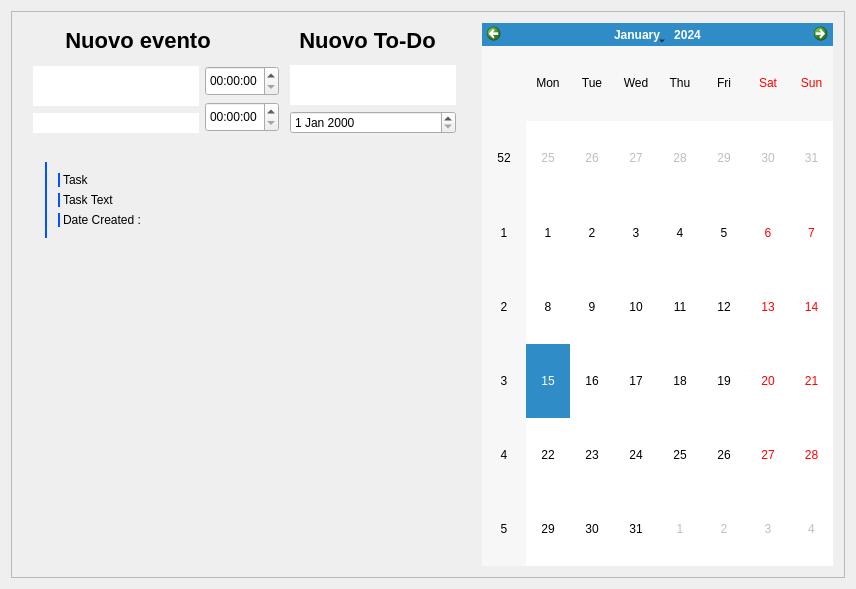
<?xml version="1.0" encoding="UTF-8"?>
<ui version="4.0">
 <class>ToDoAppsClass</class>
 <widget class="QWidget" name="ToDoAppsClass">
  <property name="geometry">
   <rect>
    <x>0</x>
    <y>0</y>
    <width>856</width>
    <height>589</height>
   </rect>
  </property>
  <property name="windowTitle">
   <string>ToDoApps</string>
  </property>
  <layout class="QVBoxLayout" name="verticalLayout">
   <item>
    <widget class="QFrame" name="ContentFrame">
     <property name="minimumSize">
      <size>
       <width>280</width>
       <height>0</height>
      </size>
     </property>
     <property name="frameShape">
      <enum>QFrame::StyledPanel</enum>
     </property>
     <property name="frameShadow">
      <enum>QFrame::Raised</enum>
     </property>
     <layout class="QHBoxLayout" name="horizontalLayout_2">
      <item>
       <layout class="QVBoxLayout" name="verticalLayout_4">
        <item>
         <layout class="QHBoxLayout" name="horizontalLayoutLeftUp">
          <item>
           <widget class="QPushButton" name="AddNewBtn">
            <property name="minimumSize">
             <size>
              <width>36</width>
              <height>36</height>
             </size>
            </property>
            <property name="styleSheet">
             <string notr="true">border: none;

</string>
            </property>
            <property name="text">
             <string/>
            </property>
           </widget>
          </item>
          <item>
           <widget class="QPushButton" name="pushButton">
            <property name="styleSheet">
             <string notr="true">font-size: 22px;
font-weight: bold;
border: none;</string>
            </property>
            <property name="text">
             <string>Nuovo evento</string>
            </property>
           </widget>
          </item>
          <item>
           <spacer name="horizontalSpacer">
            <property name="orientation">
             <enum>Qt::Horizontal</enum>
            </property>
            <property name="sizeHint" stdset="0">
             <size>
              <width>40</width>
              <height>20</height>
             </size>
            </property>
           </spacer>
          </item>
          <item>
           <widget class="QPushButton" name="pushButtonToDo">
            <property name="minimumSize">
             <size>
              <width>36</width>
              <height>36</height>
             </size>
            </property>
            <property name="styleSheet">
             <string notr="true">border: none;</string>
            </property>
            <property name="text">
             <string/>
            </property>
           </widget>
          </item>
          <item>
           <widget class="QPushButton" name="pushButton_3">
            <property name="styleSheet">
             <string notr="true">font-size: 22px;
font-weight: bold;
border: none;</string>
            </property>
            <property name="text">
             <string>Nuovo To-Do</string>
            </property>
           </widget>
          </item>
          <item>
           <spacer name="horizontalSpacer_4">
            <property name="orientation">
             <enum>Qt::Horizontal</enum>
            </property>
            <property name="sizeHint" stdset="0">
             <size>
              <width>40</width>
              <height>20</height>
             </size>
            </property>
           </spacer>
          </item>
         </layout>
        </item>
        <item>
         <layout class="QHBoxLayout" name="horizontalLayout">
          <item>
           <spacer name="verticalSpacer_2">
            <property name="orientation">
             <enum>Qt::Horizontal</enum>
            </property>
            <property name="sizeType">
             <enum>QSizePolicy::Fixed</enum>
            </property>
            <property name="sizeHint" stdset="0">
             <size>
              <width>10</width>
              <height>20</height>
             </size>
            </property>
           </spacer>
          </item>
          <item>
           <layout class="QVBoxLayout" name="verticalLayoutText">
            <item>
             <widget class="QLineEdit" name="NewTaskLineEdit">
              <property name="minimumSize">
               <size>
                <width>0</width>
                <height>40</height>
               </size>
              </property>
              <property name="styleSheet">
               <string notr="true">border: none;</string>
              </property>
              <property name="text">
               <string/>
              </property>
             </widget>
            </item>
            <item>
             <widget class="QLineEdit" name="NewTaskLocationEdit">
              <property name="minimumSize">
               <size>
                <width>0</width>
                <height>20</height>
               </size>
              </property>
              <property name="styleSheet">
               <string notr="true">border: none;</string>
              </property>
              <property name="text">
               <string/>
              </property>
             </widget>
            </item>
           </layout>
          </item>
          <item>
           <layout class="QVBoxLayout" name="verticalLayoutTime">
            <item>
             <layout class="QVBoxLayout" name="verticalLayout_2">
              <item>
               <widget class="QTimeEdit" name="startTimeEdit">
                <property name="minimumSize">
                 <size>
                  <width>0</width>
                  <height>30</height>
                 </size>
                </property>
                <property name="styleSheet">
                 <string notr="true"/>
                </property>
               </widget>
              </item>
              <item>
               <widget class="QTimeEdit" name="endTimeEdit">
                <property name="minimumSize">
                 <size>
                  <width>0</width>
                  <height>30</height>
                 </size>
                </property>
                <property name="styleSheet">
                 <string notr="true"/>
                </property>
               </widget>
              </item>
             </layout>
            </item>
           </layout>
          </item>
          <item>
           <spacer name="horizontalSpacer_2">
            <property name="orientation">
             <enum>Qt::Horizontal</enum>
            </property>
            <property name="sizeType">
             <enum>QSizePolicy::Fixed</enum>
            </property>
            <property name="sizeHint" stdset="0">
             <size>
              <width>5</width>
              <height>10</height>
             </size>
            </property>
           </spacer>
          </item>
          <item>
           <layout class="QVBoxLayout" name="verticalLayout_3">
            <item>
             <widget class="QLineEdit" name="lineToDoEdit">
              <property name="minimumSize">
               <size>
                <width>0</width>
                <height>40</height>
               </size>
              </property>
              <property name="styleSheet">
               <string notr="true">border: none;</string>
              </property>
             </widget>
            </item>
            <item>
             <widget class="QDateEdit" name="dateEdit">
              <property name="minimumSize">
               <size>
                <width>0</width>
                <height>22</height>
               </size>
              </property>
             </widget>
            </item>
           </layout>
          </item>
          <item>
           <spacer name="horizontalSpacer_5">
            <property name="orientation">
             <enum>Qt::Horizontal</enum>
            </property>
            <property name="sizeType">
             <enum>QSizePolicy::Fixed</enum>
            </property>
            <property name="sizeHint" stdset="0">
             <size>
              <width>20</width>
              <height>10</height>
             </size>
            </property>
           </spacer>
          </item>
         </layout>
        </item>
        <item>
         <widget class="QScrollArea" name="AllNewTasks">
          <property name="styleSheet">
           <string notr="true">border: none;</string>
          </property>
          <property name="widgetResizable">
           <bool>true</bool>
          </property>
          <property name="alignment">
           <set>Qt::AlignLeading|Qt::AlignLeft|Qt::AlignTop</set>
          </property>
          <widget class="QWidget" name="AllNewTasksContents">
           <property name="geometry">
            <rect>
             <x>0</x>
             <y>0</y>
             <width>448</width>
             <height>416</height>
            </rect>
           </property>
           <layout class="QVBoxLayout" name="verticalLayout_8">
            <item>
             <widget class="QFrame" name="NewTask">
              <property name="sizePolicy">
               <sizepolicy hsizetype="Preferred" vsizetype="Maximum">
                <horstretch>0</horstretch>
                <verstretch>0</verstretch>
               </sizepolicy>
              </property>
              <property name="styleSheet">
               <string notr="true"/>
              </property>
              <layout class="QHBoxLayout" name="horizontalLayout_4">
               <item>
                <widget class="QFrame" name="TaskDetails">
                 <property name="styleSheet">
                  <string notr="true">border-left: 2px solid rgb(0, 85, 255)
</string>
                 </property>
                 <property name="frameShape">
                  <enum>QFrame::StyledPanel</enum>
                 </property>
                 <property name="frameShadow">
                  <enum>QFrame::Raised</enum>
                 </property>
                 <layout class="QVBoxLayout" name="verticalLayout_6">
                  <item>
                   <widget class="QLabel" name="TaskTitle">
                    <property name="text">
                     <string>Task</string>
                    </property>
                   </widget>
                  </item>
                  <item>
                   <widget class="QLabel" name="TaskName">
                    <property name="text">
                     <string>Task Text</string>
                    </property>
                   </widget>
                  </item>
                  <item>
                   <widget class="QLabel" name="TaskDate">
                    <property name="text">
                     <string>Date Created : </string>
                    </property>
                   </widget>
                  </item>
                 </layout>
                </widget>
               </item>
               <item>
                <spacer name="horizontalSpacer_3">
                 <property name="orientation">
                  <enum>Qt::Horizontal</enum>
                 </property>
                 <property name="sizeHint" stdset="0">
                  <size>
                   <width>40</width>
                   <height>20</height>
                  </size>
                 </property>
                </spacer>
               </item>
               <item>
                <widget class="QPushButton" name="DeleteTask">
                 <property name="text">
                  <string/>
                 </property>
                </widget>
               </item>
               <item>
                <widget class="QPushButton" name="editButton">
                 <property name="text">
                  <string/>
                 </property>
                </widget>
               </item>
              </layout>
             </widget>
            </item>
            <item>
             <spacer name="verticalSpacer">
              <property name="orientation">
               <enum>Qt::Vertical</enum>
              </property>
              <property name="sizeHint" stdset="0">
               <size>
                <width>17</width>
                <height>397</height>
               </size>
              </property>
             </spacer>
            </item>
           </layout>
          </widget>
         </widget>
        </item>
       </layout>
      </item>
      <item>
       <widget class="QCalendarWidget" name="calendarWidget">
        <property name="minimumSize">
         <size>
          <width>280</width>
          <height>0</height>
         </size>
        </property>
       </widget>
      </item>
     </layout>
    </widget>
   </item>
  </layout>
 </widget>
 <layoutdefault spacing="6" margin="11"/>
 <resources/>
 <connections/>
</ui>
